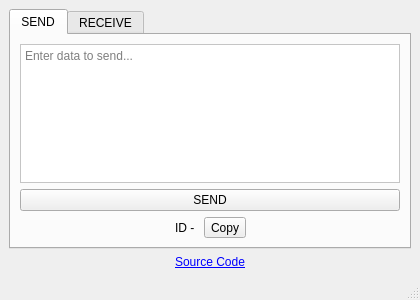
<?xml version="1.0" encoding="UTF-8"?>
<ui version="4.0">
 <class>CommandLineTool</class>
 <widget class="QMainWindow" name="SafePaste">
  <property name="geometry">
   <rect>
    <x>0</x>
    <y>0</y>
    <width>420</width>
    <height>300</height>
   </rect>
  </property>
  <property name="windowTitle">
   <string>SafePaste</string>
  </property>
  <property name="styleSheet">
   <string>
QTabWidget::tab-bar {
    alignment: center;
}
QTextEdit, QLineEdit {
    background-color: white;
    color: black;
}
</string>
  </property>
  <widget class="QWidget" name="centralwidget">
   <layout class="QVBoxLayout" name="verticalLayout">
    <item>
     <widget class="QTabWidget" name="modeTabWidget">
      <property name="currentIndex">
       <number>0</number>
      </property>
      <widget class="QWidget" name="sendTab">
       <attribute name="title">
        <string>SEND</string>
       </attribute>
       <layout class="QVBoxLayout" name="verticalLayout_2">
        <item>
         <widget class="QTextEdit" name="sendTextEdit">
          <property name="placeholderText">
           <string>Enter data to send...</string>
          </property>
         </widget>
        </item>
        <item>
         <widget class="QPushButton" name="sendButton">
          <property name="text">
           <string>SEND</string>
          </property>
         </widget>
        </item>
        <item>
         <layout class="QHBoxLayout" name="idLayout">
          <item>
           <spacer name="horizontalSpacer_Left">
            <property name="orientation">
             <enum>Qt::Horizontal</enum>
            </property>
            <property name="sizeHint" stdset="0">
             <size>
              <width>40</width>
              <height>20</height>
             </size>
            </property>
           </spacer>
          </item>
          <item>
           <widget class="QLabel" name="idLabel">
            <property name="text">
             <string>ID - </string>
            </property>
           </widget>
          </item>
          <item>
           <widget class="QToolButton" name="clipboardButton">
            <property name="text">
             <string>Copy</string>
            </property>
           </widget>
          </item>
          <item>
           <spacer name="horizontalSpacer_Right">
            <property name="orientation">
             <enum>Qt::Horizontal</enum>
            </property>
            <property name="sizeHint" stdset="0">
             <size>
              <width>40</width>
              <height>20</height>
             </size>
            </property>
           </spacer>
          </item>
         </layout>
        </item>
       </layout>
      </widget>
      <widget class="QWidget" name="receiveTab">
       <attribute name="title">
        <string>RECEIVE</string>
       </attribute>
       <layout class="QVBoxLayout" name="verticalLayout_3">
        <item>
         <widget class="QTextEdit" name="receiveTextEdit">
          <property name="readOnly">
           <bool>true</bool>
          </property>
          <property name="placeholderText">
           <string>Received data will appear here...</string>
          </property>
         </widget>
        </item>
        <item>
         <layout class="QHBoxLayout" name="fetchLayout">
          <item>
           <widget class="QLineEdit" name="codeLineEdit">
            <property name="placeholderText">
             <string>Enter the unique ID!!</string>
            </property>
           </widget>
          </item>
          <item>
           <widget class="QPushButton" name="fetchButton">
            <property name="text">
             <string>FETCH</string>
            </property>
           </widget>
          </item>
         </layout>
        </item>
       </layout>
      </widget>
     </widget>
    </item>
     <item>
        <widget class="QLabel" name="githubLink">
         <property name="text">
            <string>&lt;a href=&quot;https://github.com/Symbian-Bro/SafePaste&quot;&gt;Source Code&lt;/a&gt;</string>
         </property>
         <property name="alignment">
            <set>Qt::AlignCenter</set>
         </property>
         <property name="openExternalLinks">
            <bool>true</bool>
         </property>
        </widget>
     </item>    
   </layout>
  </widget>
  <widget class="QMenuBar" name="menubar"/>
  <widget class="QStatusBar" name="statusbar"/>
 </widget>
 <resources/>
 <connections/>
</ui>
